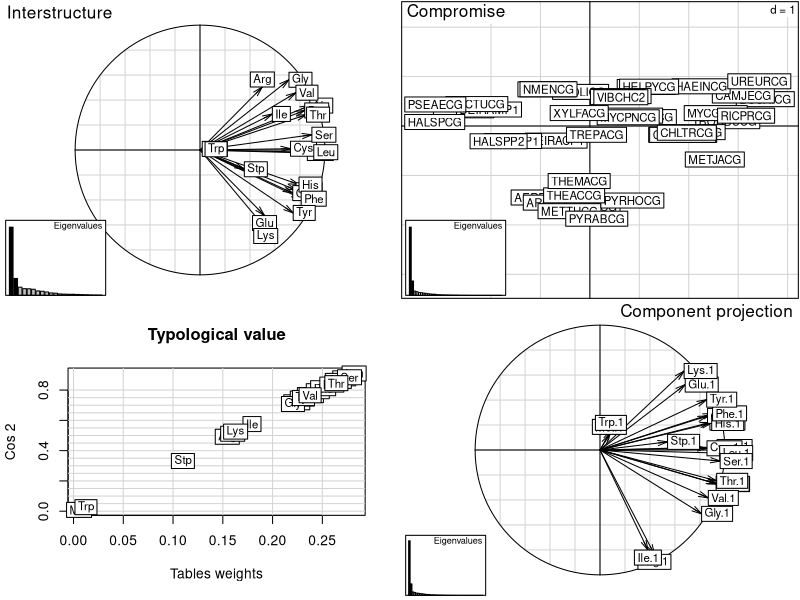
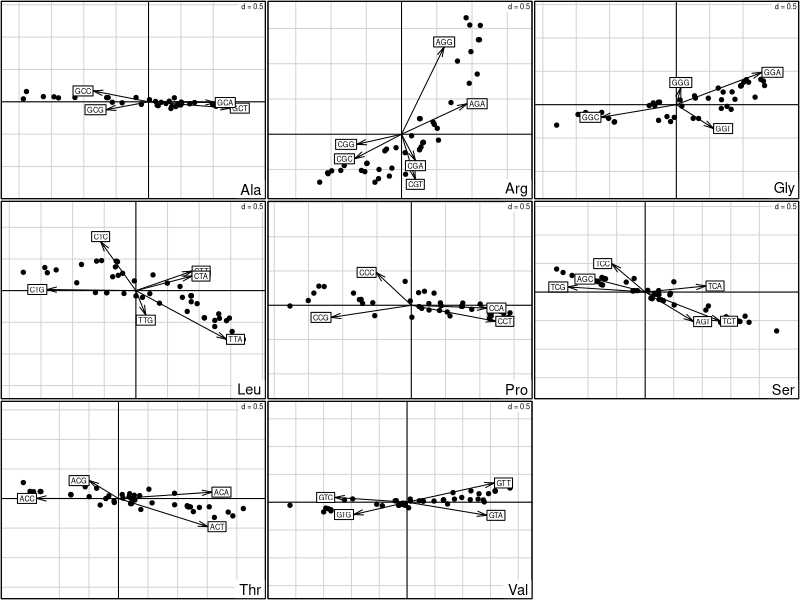

Write the R code that produced these figures, in order.
library(ade4)


### Name: ktab.within
### Title: Process to go from a Within Analysis to a K-tables
### Aliases: ktab.within
### Keywords: multivariate

### ** Examples

data(bacteria)
w1 <- data.frame(t(bacteria$espcodon))
dudi1 <- dudi.coa(w1, scann = FALSE, nf = 4)
wit1 <- wca(dudi1, bacteria$code, scannf = FALSE)
kta1 <- ktab.within(wit1)
plot(statis(kta1, scann = FALSE))

kta2 <- kta1[kta1$blo>3]
kplot(mfa(kta2, scann = FALSE))
